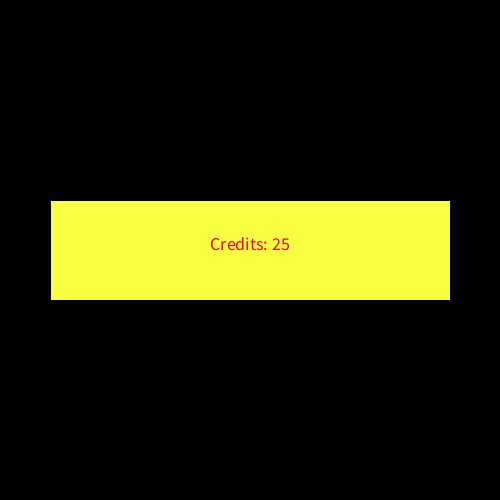
Frame 1 (no input)
Frame 60 (the mouse pressed at the canvas centre just before this capture): identical to frame 1, image omitted
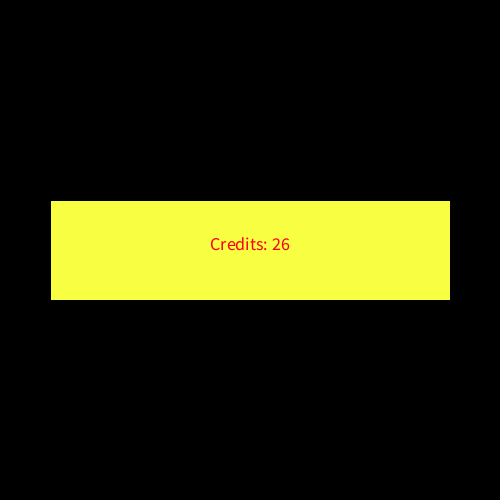
Frame 120 (the mouse held since frame 60 and released just before this capture)

The Processing sketch that drew these frames (run headless with seeded random() and noise(); from frame 60 on, the mouse is pressed at the canvas centre):

// Processing sketch: Oefenopdracht_3_8
// ── Oefenopdracht_3_8.pde
int credits = 25;

int reeksEven = 1;
int reeksOneven = 1;

boolean bewogen = true;
/*
Onderstaande variabelen worden als alternatieve methode gebruikt om te bepalen of de muis verplaatst is

int prevX = -1;
int prevY = -1;
*/

void setup() {  
  size(500, 500);
  background(0);

  rectMode(CENTER);

  textAlign(CENTER);
  textSize(18);
}

void draw() {
  background(0);

  fill(#F8FF43);
  rect(width / 2, height / 2, 400, 100);

  fill(#FA0011);
  text("Credits: " + credits, width / 2, height / 2);
}

void mouseMoved() {
  bewogen = true;
}

void mousePressed() {
  /*
  Onderstaande logica wordt gebruikt als alternatieve methode om te bepalen of de muis verplaatst is sinds de laatste klik
  
  if((prevX == mouseX) && (prevY == mouseY)) {
    println("Op dezelfde plek blijven klikken? Zo kan ik het ook..");
    return;
  }
  */
  
  if(bewogen == false) {
    println("Op dezelfde plek blijven klikken? Zo kan ik het ook..");
    return;
  }
  
  if((mouseX % 2 == 0) && (mouseY % 2 == 0)) {
    reeksOneven = 1;
    
    credits += 1 * reeksEven;
    println(reeksEven + " credit(s) erbij");
    
    reeksEven++;
    
  } else if((mouseX % 2 != 0) && (mouseY % 2 != 0))  {
    reeksEven = 1;
    
    credits -= 1 * reeksOneven;
    
    println("loser je verliest " + reeksOneven + " credit(s)");
    reeksOneven++;
    
  } else {
    println("Hier schiet je niks mee op");
    
  }
  
  if(credits <= 0) {
    credits = 25;
  }
  
  bewogen = false;
  
  /*
  Onderstaande variabelen worden gebruikt om op te slaan wat de laatste positie van de muis was
  prevX = mouseX;
  prevY = mouseY;
  */
}
